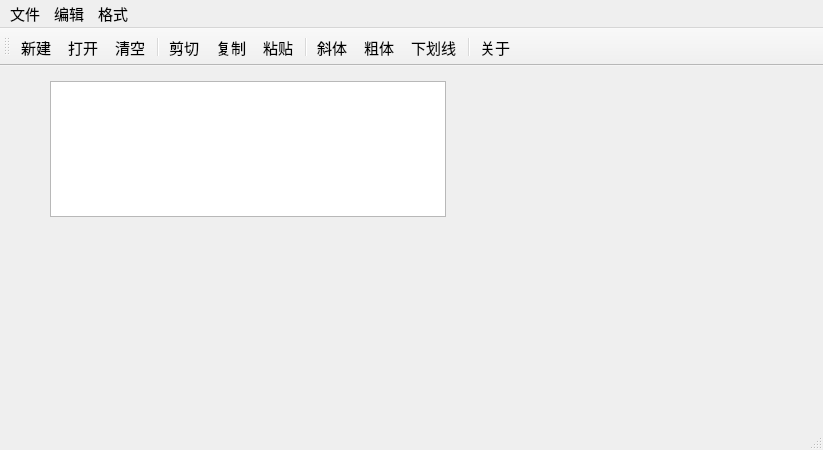
<?xml version="1.0" encoding="UTF-8"?>
<ui version="4.0">
 <class>QWMainWind</class>
 <widget class="QMainWindow" name="QWMainWind">
  <property name="geometry">
   <rect>
    <x>0</x>
    <y>0</y>
    <width>823</width>
    <height>450</height>
   </rect>
  </property>
  <property name="font">
   <font>
    <pointsize>11</pointsize>
   </font>
  </property>
  <property name="windowTitle">
   <string>QWMainWind</string>
  </property>
  <widget class="QWidget" name="centralWidget">
   <widget class="QTextEdit" name="txtEdit">
    <property name="geometry">
     <rect>
      <x>50</x>
      <y>15</y>
      <width>396</width>
      <height>136</height>
     </rect>
    </property>
    <property name="font">
     <font>
      <pointsize>16</pointsize>
     </font>
    </property>
   </widget>
  </widget>
  <widget class="QMenuBar" name="menuBar">
   <property name="geometry">
    <rect>
     <x>0</x>
     <y>0</y>
     <width>823</width>
     <height>29</height>
    </rect>
   </property>
   <widget class="QMenu" name="menu">
    <property name="title">
     <string>文件</string>
    </property>
    <addaction name="actNew"/>
    <addaction name="actOpen"/>
    <addaction name="separator"/>
    <addaction name="actClose"/>
   </widget>
   <widget class="QMenu" name="menu_2">
    <property name="title">
     <string>编辑</string>
    </property>
    <addaction name="actCut"/>
    <addaction name="actCopy"/>
    <addaction name="actPaste"/>
    <addaction name="separator"/>
    <addaction name="actClear"/>
   </widget>
   <widget class="QMenu" name="menu_3">
    <property name="title">
     <string>格式</string>
    </property>
    <addaction name="actFontBold"/>
    <addaction name="actFontItalic"/>
    <addaction name="actFontUnder"/>
    <addaction name="separator"/>
    <addaction name="actFont"/>
    <addaction name="separator"/>
    <addaction name="actToolbarLab"/>
   </widget>
   <addaction name="menu"/>
   <addaction name="menu_2"/>
   <addaction name="menu_3"/>
  </widget>
  <widget class="QToolBar" name="mainToolBar">
   <property name="toolButtonStyle">
    <enum>Qt::ToolButtonTextUnderIcon</enum>
   </property>
   <attribute name="toolBarArea">
    <enum>TopToolBarArea</enum>
   </attribute>
   <attribute name="toolBarBreak">
    <bool>false</bool>
   </attribute>
   <addaction name="actNew"/>
   <addaction name="actOpen"/>
   <addaction name="actClear"/>
   <addaction name="separator"/>
   <addaction name="actCut"/>
   <addaction name="actCopy"/>
   <addaction name="actPaste"/>
   <addaction name="separator"/>
   <addaction name="actFontItalic"/>
   <addaction name="actFontBold"/>
   <addaction name="actFontUnder"/>
   <addaction name="separator"/>
   <addaction name="actAbout"/>
  </widget>
  <widget class="QStatusBar" name="statusBar"/>
  <action name="actCut">
   <property name="icon">
    <iconset resource="res.qrc">
     <normaloff>:/images/images/cut.bmp</normaloff>:/images/images/cut.bmp</iconset>
   </property>
   <property name="text">
    <string>剪切</string>
   </property>
   <property name="toolTip">
    <string>剪切</string>
   </property>
   <property name="shortcut">
    <string>Ctrl+X</string>
   </property>
  </action>
  <action name="actCopy">
   <property name="icon">
    <iconset resource="res.qrc">
     <normaloff>:/images/images/120.bmp</normaloff>:/images/images/120.bmp</iconset>
   </property>
   <property name="text">
    <string>复制</string>
   </property>
   <property name="toolTip">
    <string>复制</string>
   </property>
   <property name="shortcut">
    <string>Ctrl+C</string>
   </property>
  </action>
  <action name="actPaste">
   <property name="icon">
    <iconset resource="res.qrc">
     <normaloff>:/images/images/paste.bmp</normaloff>:/images/images/paste.bmp</iconset>
   </property>
   <property name="text">
    <string>粘贴</string>
   </property>
   <property name="toolTip">
    <string>粘贴</string>
   </property>
   <property name="shortcut">
    <string>Ctrl+V</string>
   </property>
  </action>
  <action name="actFontBold">
   <property name="checkable">
    <bool>true</bool>
   </property>
   <property name="icon">
    <iconset resource="res.qrc">
     <normaloff>:/images/images/BLD.BMP</normaloff>:/images/images/BLD.BMP</iconset>
   </property>
   <property name="text">
    <string>粗体</string>
   </property>
   <property name="toolTip">
    <string>粗体</string>
   </property>
  </action>
  <action name="actFontItalic">
   <property name="checkable">
    <bool>true</bool>
   </property>
   <property name="icon">
    <iconset resource="res.qrc">
     <normaloff>:/images/images/ITL.BMP</normaloff>:/images/images/ITL.BMP</iconset>
   </property>
   <property name="text">
    <string>斜体</string>
   </property>
   <property name="toolTip">
    <string>斜体</string>
   </property>
  </action>
  <action name="actFontUnder">
   <property name="checkable">
    <bool>true</bool>
   </property>
   <property name="icon">
    <iconset resource="res.qrc">
     <normaloff>:/images/images/WORDUNDR.BMP</normaloff>:/images/images/WORDUNDR.BMP</iconset>
   </property>
   <property name="text">
    <string>下划线</string>
   </property>
   <property name="toolTip">
    <string>下划线</string>
   </property>
  </action>
  <action name="actClose">
   <property name="icon">
    <iconset resource="res.qrc">
     <normaloff>:/images/images/exit.bmp</normaloff>:/images/images/exit.bmp</iconset>
   </property>
   <property name="text">
    <string>退出</string>
   </property>
   <property name="toolTip">
    <string>退出</string>
   </property>
  </action>
  <action name="actOpen">
   <property name="icon">
    <iconset resource="res.qrc">
     <normaloff>:/images/images/open3.bmp</normaloff>:/images/images/open3.bmp</iconset>
   </property>
   <property name="text">
    <string>打开...</string>
   </property>
   <property name="toolTip">
    <string>打开文件</string>
   </property>
   <property name="shortcut">
    <string>Ctrl+O</string>
   </property>
  </action>
  <action name="actClear">
   <property name="icon">
    <iconset resource="res.qrc">
     <normaloff>:/images/images/103.bmp</normaloff>:/images/images/103.bmp</iconset>
   </property>
   <property name="text">
    <string>清空</string>
   </property>
   <property name="toolTip">
    <string>清空内容</string>
   </property>
  </action>
  <action name="actFont">
   <property name="icon">
    <iconset resource="res.qrc">
     <normaloff>:/images/images/20.ico</normaloff>:/images/images/20.ico</iconset>
   </property>
   <property name="text">
    <string>字体...</string>
   </property>
   <property name="toolTip">
    <string>字体设置</string>
   </property>
  </action>
  <action name="actNew">
   <property name="icon">
    <iconset resource="res.qrc">
     <normaloff>:/images/images/new2.bmp</normaloff>:/images/images/new2.bmp</iconset>
   </property>
   <property name="text">
    <string>新建</string>
   </property>
   <property name="shortcut">
    <string>Ctrl+N</string>
   </property>
  </action>
  <action name="actToolbarLab">
   <property name="checkable">
    <bool>true</bool>
   </property>
   <property name="checked">
    <bool>true</bool>
   </property>
   <property name="text">
    <string>显示工具栏文字标签</string>
   </property>
   <property name="menuRole">
    <enum>QAction::TextHeuristicRole</enum>
   </property>
  </action>
  <action name="actAbout">
   <property name="icon">
    <iconset resource="res.qrc">
     <normaloff>:/images/images/20.ico</normaloff>:/images/images/20.ico</iconset>
   </property>
   <property name="text">
    <string>关于</string>
   </property>
  </action>
 </widget>
 <layoutdefault spacing="6" margin="11"/>
 <resources>
  <include location="res.qrc"/>
 </resources>
 <connections>
  <connection>
   <sender>actClose</sender>
   <signal>triggered()</signal>
   <receiver>QWMainWind</receiver>
   <slot>close()</slot>
   <hints>
    <hint type="sourcelabel">
     <x>-1</x>
     <y>-1</y>
    </hint>
    <hint type="destinationlabel">
     <x>422</x>
     <y>254</y>
    </hint>
   </hints>
  </connection>
  <connection>
   <sender>actClear</sender>
   <signal>triggered()</signal>
   <receiver>txtEdit</receiver>
   <slot>clear()</slot>
   <hints>
    <hint type="sourcelabel">
     <x>-1</x>
     <y>-1</y>
    </hint>
    <hint type="destinationlabel">
     <x>260</x>
     <y>256</y>
    </hint>
   </hints>
  </connection>
  <connection>
   <sender>actCut</sender>
   <signal>triggered()</signal>
   <receiver>txtEdit</receiver>
   <slot>cut()</slot>
   <hints>
    <hint type="sourcelabel">
     <x>-1</x>
     <y>-1</y>
    </hint>
    <hint type="destinationlabel">
     <x>260</x>
     <y>256</y>
    </hint>
   </hints>
  </connection>
  <connection>
   <sender>actCopy</sender>
   <signal>triggered()</signal>
   <receiver>txtEdit</receiver>
   <slot>copy()</slot>
   <hints>
    <hint type="sourcelabel">
     <x>-1</x>
     <y>-1</y>
    </hint>
    <hint type="destinationlabel">
     <x>260</x>
     <y>256</y>
    </hint>
   </hints>
  </connection>
  <connection>
   <sender>actPaste</sender>
   <signal>triggered()</signal>
   <receiver>txtEdit</receiver>
   <slot>paste()</slot>
   <hints>
    <hint type="sourcelabel">
     <x>-1</x>
     <y>-1</y>
    </hint>
    <hint type="destinationlabel">
     <x>260</x>
     <y>256</y>
    </hint>
   </hints>
  </connection>
 </connections>
</ui>
